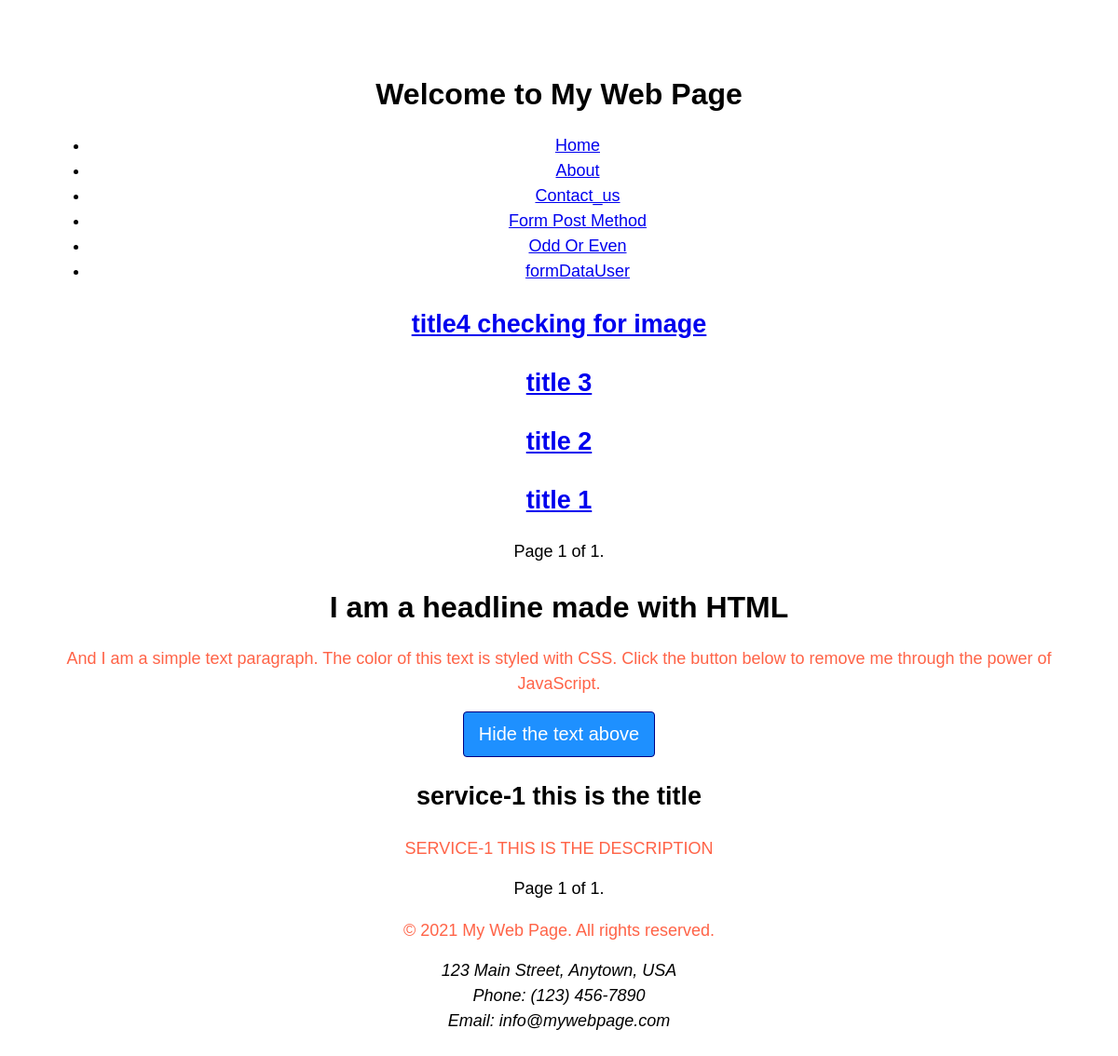
The page / on the database its author committed.
### news/models.py (models this page shows)
class News(models.Model):
    news_title       = models.CharField(max_length=100)
    news_description = HTMLField()
    news_image       = models.FileField(upload_to="news/",max_length=250,null=True,default=None)
    news_slug        = AutoSlugField(populate_from="news_title",unique=True,null=True,default=None)

### services/models.py (models this page shows)
class Service(models.Model):
    service_icon        = models.CharField(max_length=50)
    service_title       = models.CharField(max_length=100)
    service_description = models.TextField()

### learningDjango/views.py (the view)
# urls.py: 2. Add a URL to urlpatterns:  path('', views.home, name='home')
def home(request):
    service_list = Service.objects.all().order_by('id')
    news_list = News.objects.all().order_by('-id')
    service_paginator = Paginator(service_list, 1)
    news_paginator = Paginator(news_list, 5)
    service_page_number = request.GET.get('service_page')
    news_page_number = request.GET.get('news_page')
    service_page_obj = service_paginator.get_page(service_page_number)
    news_page_obj = news_paginator.get_page(news_page_number)
    data = {
        "title": "Home Page",
        "list": ["HTML", "CSS", "JS", "GIT AND GITHUB", "PHP", "PYTHON"],
        "service_page_obj": service_page_obj,
        "news_page_obj": news_page_obj,
    }
    return render(request, "SecondFile.html", data)

### templates/SecondFile.html (shortened to what this page needs)
{% extends "Base.html" %}
{% block content %}
<body>
  <marquee onmouseover="stop()" onmouseout="start()">
    {% for news in news_page_obj %}
        <a href="newsDetails/{{ news.id }}"><h2>{{ news.news_title }}</h2></a>
    {% endfor %}
  </marquee>
  <div class="pagination">
    <span class="step-links">
        <span class="current">
            Page {{ news_page_obj.number }} of {{ news_page_obj.paginator.num_pages }}.
        </span>
    </span>
  </div>
  <h1>I am a headline made with HTML</h1>
  <p>And I am a simple text paragraph. The color of this text is styled with CSS. Click the button below to remove me through the power of JavaScript.</p>
  <button>Hide the text above</button>
  {% for a in service_page_obj %}
    <h2>{{ a.service_title }}</h2>
    <p>{{ a.service_description|safe|upper }}</p>
  {% endfor %}
  <div class="pagination">
    <span class="step-links">
        <span class="current">
            Page {{ service_page_obj.number }} of {{ service_page_obj.paginator.num_pages }}.
        </span>
    </span>
  </div>
</body>
</html>
{% endblock content %}

### static/css/style.css (style rules this page uses)
body { font-family: sans-serif; text-align: center; padding: 3rem; font-size: 1.125rem; line-height: 1.5; transition: all 725ms ease-in-out; }
h1 { font-size: 2rem; font-weight: bolder; margin-bottom: 1rem; }
p { margin-bottom: 1rem; color: tomato; }
button { cursor: pointer; appearance: none; border-radius: 4px; font-size: 1.25rem; padding: 0.75rem 1rem; border: 1px solid navy; background-color: dodgerblue; color: white; }

### rows shown on the page
News: news_title "title4 checking for image"
News: news_title "title 3"
News: news_title "title 2"
News: news_title "title 1"
Service: service_title "service-1 this is the title", service_description "SERVICE-1 THIS IS THE DESCRIPTION"

### other values the page prints
{{ news_page_obj.number }} "1"
{{ news_page_obj.paginator.num_pages }} "1"
{{ service_page_obj.number }} "1"
{{ service_page_obj.paginator.num_pages }} "1"
